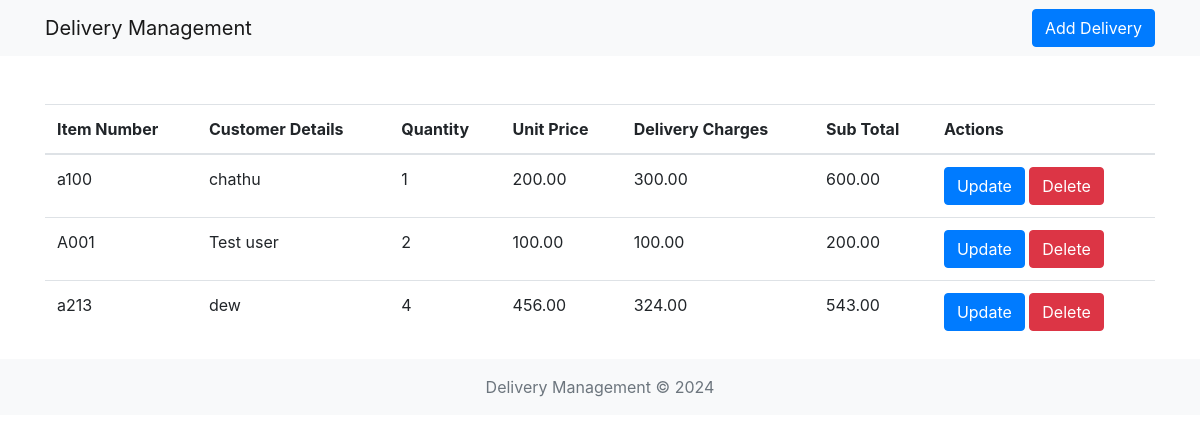
The app's page /home.php with its own data.
### tables this page shows
CREATE TABLE `deliveries` (
  `id` int(11) NOT NULL,
  `item_number` varchar(255) DEFAULT NULL,
  `customer_details` varchar(255) DEFAULT NULL,
  `quantity` int(11) DEFAULT NULL,
  `unit_price` decimal(10,2) DEFAULT NULL,
  `delivery_charges` decimal(10,2) DEFAULT NULL,
  `sub_total` decimal(10,2) DEFAULT NULL
);

### home.php (the view, shortened to what this page needs)
<?php
require_once '_con.php';
$query = "SELECT * FROM deliveries";
$result = mysqli_query($connection, $query);
$deliveries = mysqli_fetch_all($result, MYSQLI_ASSOC);
?>
<!DOCTYPE html>
<html>
<head>
    <link rel="stylesheet" href="https://stackpath.bootstrapcdn.com/bootstrap/4.5.2/css/bootstrap.min.css">
</head>
<body>
<nav class="navbar navbar-expand-lg navbar-light bg-light">
  <div class="container">
    <a class="navbar-brand" href="#">Delivery Management</a>
    <div class="collapse navbar-collapse" id="navbarNav">
      <ul class="navbar-nav ml-auto">
        <li class="nav-item">
          <button type="button" class="btn btn-primary" data-toggle="modal" data-target="#addDeliveryModal">
            Add Delivery
          </button>
        </li>
      </ul>
    </div>
  </div>
</nav>
<div class="container mt-5">
    <table class="table">
        <thead>
            <tr>
                <th>Item Number</th>
                <th>Customer Details</th>
                <th>Quantity</th>
                <th>Unit Price</th>
                <th>Delivery Charges</th>
                <th>Sub Total</th>
                <th>Actions</th>
            </tr>
        </thead>
        <tbody>
            <?php foreach ($deliveries as $delivery): ?>
                <tr>
                    <td><?php echo $delivery['item_number']; ?></td>
                    <td><?php echo $delivery['customer_details']; ?></td>
                    <td><?php echo $delivery['quantity']; ?></td>
                    <td><?php echo $delivery['unit_price']; ?></td>
                    <td><?php echo $delivery['delivery_charges']; ?></td>
                    <td><?php echo $delivery['sub_total']; ?></td>
                    <td>
                        <form method="POST">
                        <button type="button" class="btn btn-primary" onclick="populateUpdateModal(
                            <?php echo $delivery['id']; ?>,
                            '<?php echo $delivery['item_number']; ?>',
                            '<?php echo $delivery['customer_details']; ?>',
                            <?php echo $delivery['quantity']; ?>,
                            <?php echo $delivery['unit_price']; ?>,
                            <?php echo $delivery['delivery_charges']; ?>,
                            <?php echo $delivery['sub_total']; ?>
                            )">Update</button>
                            <button type='button' class='btn btn-danger' onclick="confirmDelete(<?php echo $delivery['id']; ?>,)">Delete</button>
                        </form>
                    </td>
                </tr>
            <?php endforeach; ?>
        </tbody>
    </table>
</div>
<footer class="footer mt-auto py-3 bg-light">
    <div class="container text-center">
        <span class="text-muted">Delivery Management &copy; <?php echo date('Y'); ?></span>
    </div>
</footer>
</body>
</html>

### records on screen
deliveries: item_number "a100", customer_details "chathu", quantity "1", unit_price "200.00", delivery_charges "300.00", sub_total "600.00"
deliveries: item_number "A001", customer_details "Test user", quantity "2", unit_price "100.00", delivery_charges "100.00", sub_total "200.00"
deliveries: item_number "a213", customer_details "dew", quantity "4", unit_price "456.00", delivery_charges "324.00", sub_total "543.00"
